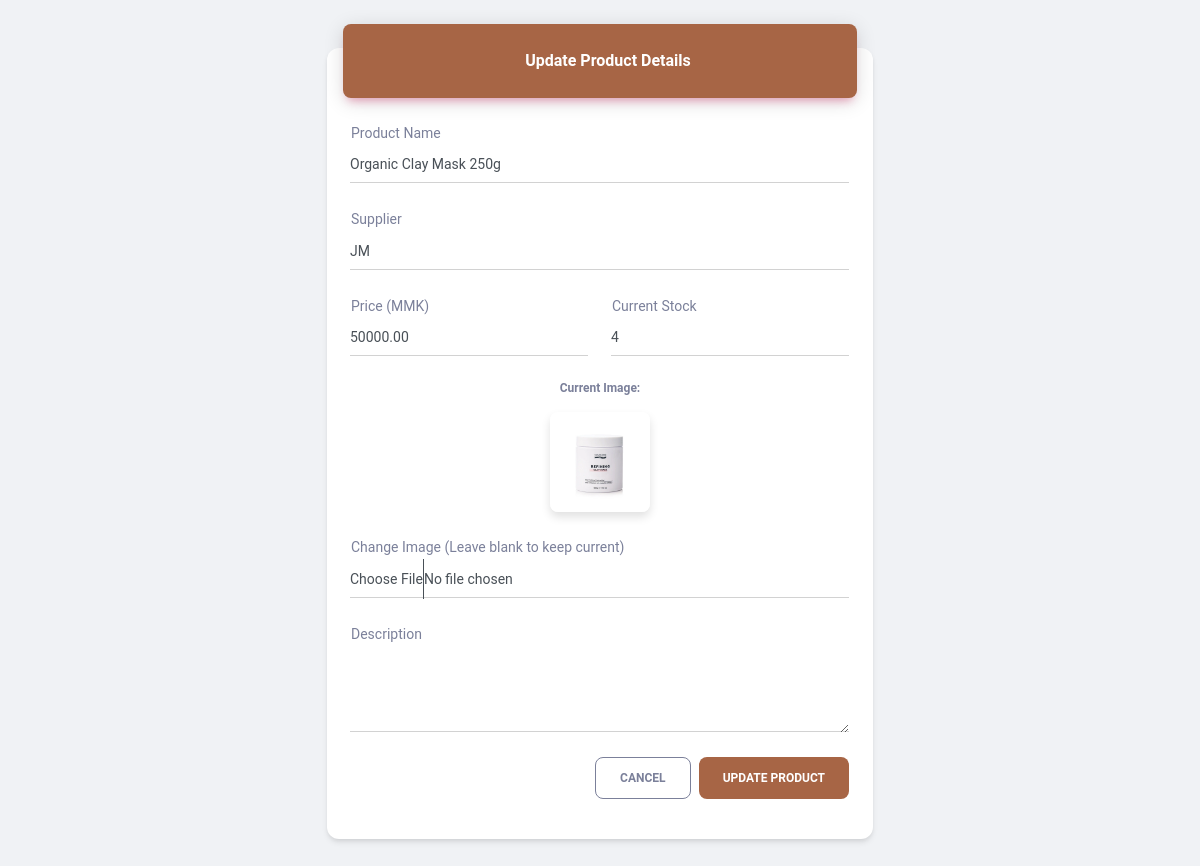
Page /pages/Product_Update.php?productID=1 (signed in) on the committed database.
### tables this page shows
CREATE TABLE `product` (
  `productID` int(11) NOT NULL,
  `productName` varchar(100) NOT NULL,
  `supplierID` int(11) DEFAULT NULL,
  `price` decimal(10,2) NOT NULL,
  `quantity` int(11) NOT NULL,
  `description` text DEFAULT NULL,
  `productImage` varchar(255) DEFAULT NULL
);

### pages/Product_Update.php (the view, shortened to what this page needs)
<?php
include('connect.php');
if (isset($_GET['productID'])) {
    $productID = $_GET['productID'];
    $query = "SELECT * FROM product WHERE productID = '$productID'";
    $ret = mysqli_query($connect, $query);
    $row = mysqli_fetch_array($ret);
    $oldName = $row['productName'];
    $oldSupplier = $row['supplierID'];
    $oldPrice = $row['price'];
    $oldQty = $row['quantity'];
    $oldDesc = $row['description'];
    $oldImage = $row['productImage'];
}
?>
<!DOCTYPE html>
<html lang="en">
<head>
    <link id="pagestyle" href="../assets/css/material-dashboard.css?v=3.1.0" rel="stylesheet" />
</head>
<body class="bg-gray-200">
    <div class="container py-5">
        <div class="row justify-content-center">
            <div class="col-lg-6">
                <div class="card">
                    <div class="card-header p-0 position-relative mt-n4 mx-3 z-index-2">
                        <div class="bg-custom-brown shadow-primary border-radius-lg pt-4 pb-3 text-center">
                            <h6 class="text-white text-capitalize ps-3">Update Product Details</h6>
                        </div>
                    </div>
                    <div class="card-body">
                        <form action="Product_Update.php" method="POST" enctype="multipart/form-data">
                            <div class="input-group input-group-static mb-4">
                                <label>Product Name</label>
                                <input type="text" name="txtproductName" class="form-control" value="<?php echo $oldName; ?>" required>
                            </div>
                            <div class="input-group input-group-static mb-4">
                                <label>Supplier</label>
                                <select name="txtsupplierID" class="form-control" required>
                                    <?php
                                    $sup_res = mysqli_query($connect, "SELECT * FROM supplier");
                                    while($s = mysqli_fetch_array($sup_res)) {
                                        $selected = ($s['supplierID'] == $oldSupplier) ? "selected" : "";
                                        echo "<option value='{$s['supplierID']}' $selected>{$s['supplierName']}</option>";
                                    }
                                    ?>
                                </select>
                            </div>
                            <div class="row">
                                <div class="col-md-6">
                                    <div class="input-group input-group-static mb-4">
                                        <label>Price (MMK)</label>
                                        <input type="number" name="txtPrice" class="form-control" value="<?php echo $oldPrice; ?>" required>
                                    </div>
                                </div>
                                <div class="col-md-6">
                                    <div class="input-group input-group-static mb-4">
                                        <label>Current Stock</label>
                                        <input type="number" name="txtQuantity" class="form-control" value="<?php echo $oldQty; ?>" required>
                                    </div>
                                </div>
                            </div>
                            <div class="mb-4 text-center">
                                <p class="text-xs font-weight-bold">Current Image:</p>
                                <img src="<?php echo $oldImage; ?>" class="border-radius-lg shadow-sm" style="width: 100px; height: 100px; object-fit: cover;">
                            </div>
                            <div class="input-group input-group-static mb-4">
                                <label>Change Image (Leave blank to keep current)</label>
                                <input type="file" name="txtproductImage" class="form-control">
                            </div>
                            <div class="input-group input-group-static mb-4">
                                <label>Description</label>
                                <textarea name="txtDescription" class="form-control" rows="3"><?php echo $oldDesc; ?></textarea>
                            </div>
                            <div class="d-flex justify-content-end gap-2 mt-4">
                                <a href="Product_Entry.php" class="btn btn-outline-secondary">Cancel</a>
                                <button type="submit" name="btnUpdate" class="btn btn-custom-brown">Update Product</button>
                            </div>
                        </form>
                    </div>
                </div>
            </div>
        </div>
    </div>
</body>
</html>

### pages/Product_Update.php (style rules this page uses)
.bg-custom-brown { background-color: #A76545 !important; color: white !important; }
.btn-custom-brown { background-color: #A76545 !important; color: white !important; }

### rows in the picture
product: txtproductName "Organic Clay Mask 250g", txtPrice "50000.00", txtQuantity "4", productImage (picture)

### other values in the picture
form field txtsupplierID "JM"
